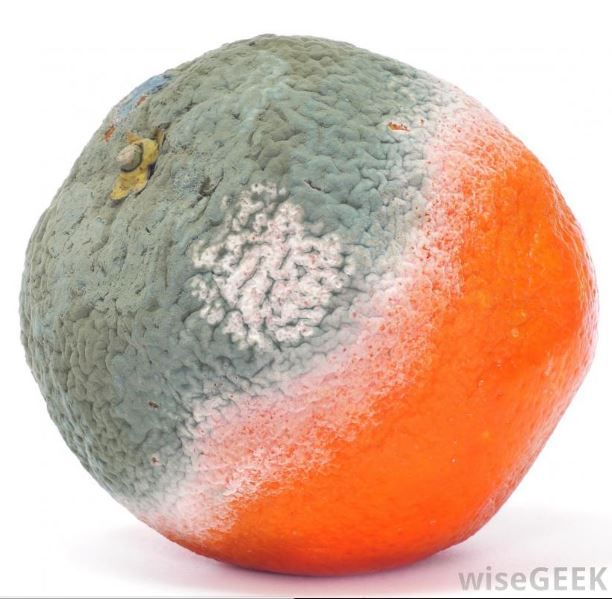
%> input picture orange4.png, 612 x 599 px, given in place of orange4.jpg, which was not available
$ octave --eval "PERUTOV;"   (GNU Octave 9; MATLAB toolbox functions it lacks are replaced by stand-ins)
%> lines starting %> are read from the running program, lines starting %| are printed output that depends on the picture; pictures that were not available may be replaced by others from this repository, and a replacement may not be noted
function PERUTOV

fid = fopen('C:\Users\Bar\Documents\Visual Studio 2017\Projects\Petutov\project\report.txt', 'wt');

%get the image path from user
% ?????? (get value from user into variable and open the releavent image

% vars
c = [200 200 200 300 300 300 300 300 300 400 400 400 500];
r = [200 300 400 100 200 300 400 500 550 200 300 400 300];
numDots = length(c);

% good values of orange colour (check what range considered good)
orange_r =[195 255];
orange_g =[75 180];
orange_b =[0 35];

% values ranges of dark colours (check what range considered bad)
black_r =[100 200];
black_g =[100 200];
black_b =[100 200];

% caculate the precentage (for file write)
%if (countColor>countBlacks)
%    countColor = (countColor/numDots)*100;
%else
%    countBlacks = (countBlacks/numDots)*100;
%end

%print to file
%organize the structure of printing to file as the following:
%X - good color count
%Y - bad color count
%fprintf(fid,'%d\n%d', countColor, countBlacks);

% second test

fid = fopen('C:\Users\Bar\Documents\Visual Studio 2017\Projects\Petutov\project\report.txt', 'wt');
 while(1);

 % reading the image pixels by coloumn and rows cordinates
RGB = imread('orange4.jpg');
%> RGB is the input picture: size 599x612x3 uint8; mean R, G, B 214.4, 180.8, 163.2
pixels = impixel(RGB, c, r);
%> pixels = 13 rows, first 12: [66 72 60; 176 179 172; 152 158 154; 155 168 150; 139 151 139; 222 203 199; 230 169 166; 255 104 31; 231 74 33; 206 203 194; 232 175 168; 246 102 49]
%%range = input(prompt,'s')

%
countBlacks = 0;
countColor = 0;

%
badCheckList = [0 0 0];
goodCheckList = [0 0 0];

for currPixel = 1:numDots
    for currPixelRGB = 1:numDots
		%check the red value of the pixel
		if (currPixelRGB == 1)
			if(pixels(currPixel,currPixelRGB) >= orange_r(1)) && (pixels(currPixel,currPixelRGB) <= orange_r(2))
				goodCheckList(currPixelRGB) = 1;
            end
			if(pixels(currPixel,currPixelRGB) >= black_r(1)) && (pixels(currPixel,currPixelRGB) <= black_r(2))
				badCheckList(currPixelRGB) = 1;
            end
        end
		%check the green value of the pixel
		if(currPixelRGB == 2)
			if(pixels(currPixel,currPixelRGB) >= orange_g(1) && pixels(currPixel,currPixelRGB) <= orange_g(2))
				goodCheckList(currPixelRGB) = 1;
            end
			if(pixels(currPixel,currPixelRGB) >= black_g(1) && pixels(currPixel,currPixelRGB) <= black_g(2))
				badCheckList(currPixelRGB) = 1;
            end
        end
		%check the blue value of the pixel
		if(currPixelRGB == 3)
			if(pixels(currPixel,currPixelRGB) >= orange_b(1)) && (pixels(currPixel,currPixelRGB) <= orange_b(2))
				goodCheckList(currPixelRGB) = 1;
            end
			if(pixels(currPixel,currPixelRGB) >= black_b(1)) && (pixels(currPixel,currPixelRGB) <= black_b(2))
				badCheckList(currPixelRGB) = 1;
            end
        end
    end
    % check if the pixel values correct to the right/bad color
    if(goodCheckList(1) == 1) && (goodCheckList(2) == 1) && (goodCheckList(3) == 1)
        countColor = countColor + 1;
    end
    if(badCheckList(1) == 1) && (badCheckList(2) == 1) && (badCheckList(3) == 1)
        countBlacks = countBlacks + 1;
    end

    % reset the checking values
    goodCheckList(1)=0;
    goodCheckList(2)=0;
    goodCheckList(3)=0;

    badCheckList(1)=0;
    badCheckList(2)=0;
    badCheckList(3)=0;
end
%> after the loop, badCheckList = [0 0 0]; countBlacks = 4; countColor = 2; goodCheckList = [0 0 0]

prompt = 'Enter the name of file:  '; % name of file


fname = input(prompt,'s'); % name of input image
%> the answer given: orange4.png
fruit = imread(fname);		% name of image in the program


width = 810;		%size of image ---> (resize)
images = {fruit};
%> images = 1 item

 dim = size(images{1}); %size images
%> dim = [599 612 3]
 images{1} = imresize(images{1},[width*dim(1)/dim(2) width],'bicubic');

 fruit = images{1};		%string of name

srgb2lab = makecform('srgb2lab');	%conver image
lab2srgb = makecform('lab2srgb');	%---//---

shadow_lab = applycform(fruit, srgb2lab); % convert to L*a*b*   %---//---
%> shadow_lab: size 793x810x3 uint8; mean of channels 1, 2, 3 196.3, 139.9, 143.4

% the values of luminosity can span a range from 0 to 100; scale them
% to [0 1] range (appropriate for MATLAB(R) intensity images of class double)
% before applying the three contrast enhancement techniques


max_luminosity = 1; 		%luminosity ---> ???????
L = shadow_lab(:,:,1)/max_luminosity;
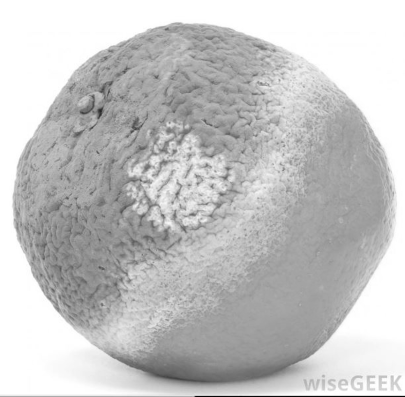
%> L: size 793x810 uint8 (shown at 1/2 size); min 2, max 255, mean 196.3

% replace the luminosity layer with the processed data and then convert
% the image back to the RGB colorspace

shadow_imadjust = shadow_lab;
shadow_imadjust(:,:,1) = imadjust(L)*max_luminosity;
%> shadow_imadjust: size 793x810x3 uint8; mean of channels 1, 2, 3 152.7, 139.9, 143.4
shadow_imadjust = applycform(shadow_imadjust, lab2srgb);
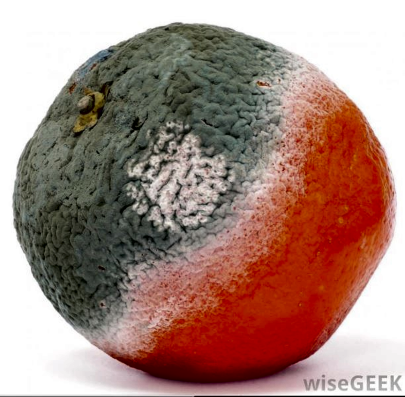
%> shadow_imadjust: size 793x810x3 uint8 (shown at 1/2 size); mean R, G, B 167.6, 136.4, 126.8

shadow_histeq = shadow_lab;
shadow_histeq(:,:,1) = histeq(L)*max_luminosity;
%> shadow_histeq: size 793x810x3 uint8; mean of channels 1, 2, 3 133, 139.9, 143.4
shadow_histeq = applycform(shadow_histeq, lab2srgb);
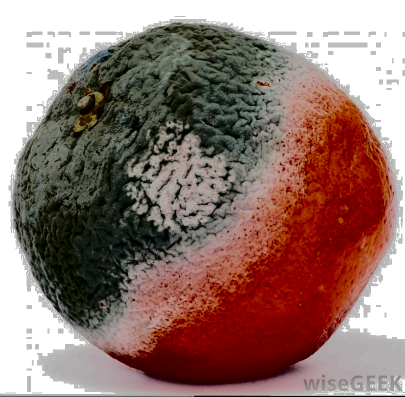
%> shadow_histeq: size 793x810x3 uint8 (shown at 1/2 size); mean R, G, B 147.4, 119.1, 112.1

shadow_adapthisteq = shadow_lab;
shadow_adapthisteq(:,:,1) = adapthisteq(L)*max_luminosity;
%> shadow_adapthisteq: size 793x810x3 uint8; mean of channels 1, 2, 3 177.7, 139.9, 143.4
shadow_adapthisteq = applycform(shadow_adapthisteq, lab2srgb);
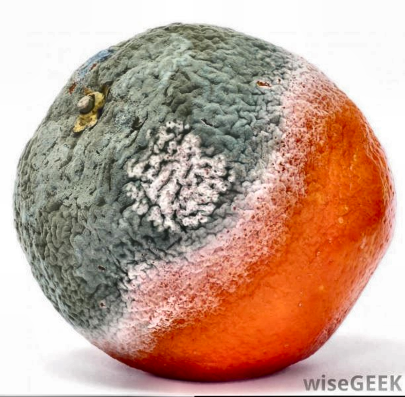
%> shadow_adapthisteq: size 793x810x3 uint8 (shown at 1/2 size); mean R, G, B 194.1, 161.6, 145.1


% convert the image in gray-scale
% red green blue ---> convert to gray-scale image
I = rgb2gray(fruit);
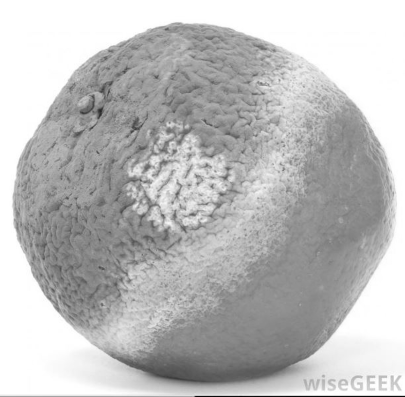
%> I: size 793x810 uint8 (shown at 1/2 size); min 4, max 255, mean 188.8
fruit_imadjust = imadjust(I,[0.35 0.9],[0 1]);
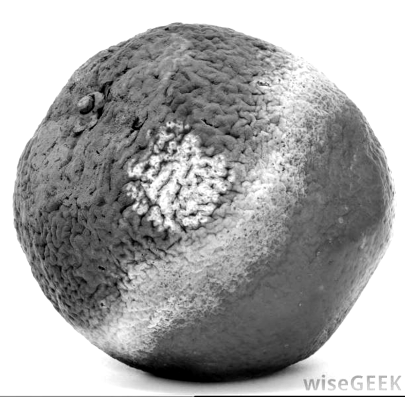
%> fruit_imadjust: size 793x810 uint8 (shown at 1/2 size); min 0, max 255, mean 167.9
m = 256; % number of sub gray collors

figure
% bar plot

[counts, binLocation] = imhist(I,m); %count bin location on axis (X side) and values of intensities (Y side)
%> counts = 256 values, max 145085 at index 256, min 0 at index 1, mean 2509.1; binLocation = 256 values from 0 to 255
bar(binLocation,counts, 'FaceColor', [0 .5 .5], 'EdgeColor', [0 .5 .5]); % bar ---> ||||| (column histogram)
axis([0 256 0 20000]);
colormap gray;
colorbar('SouthOutside');
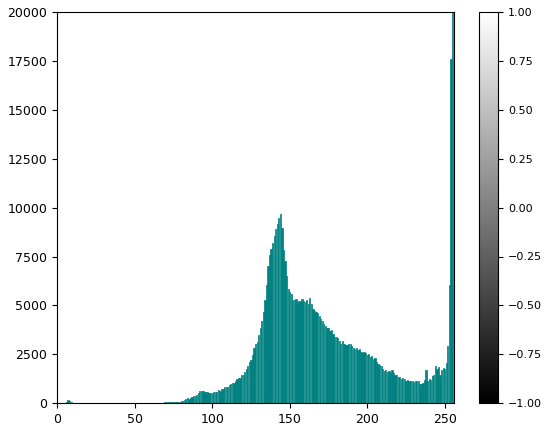
%> figure redrawn from the program's plot data; tallest bar 145085 high, from x = 254.6 to 255.4
% res1=0;
% res2=0;
% res3=0;
sum1 = 0;
for k=1:130
   sum1=sum1+counts(k);
end
%> this loop made 130 passes
%> sum1 on passes 1 to 8: 0, 0, 0, 0, 2, 11, 69, 224
%> after the loop, sum1 = 49619
res1 = sum1/130;
%> res1 = 381.7
sum2 = 0;
for k=131:190
   sum2=sum2+counts(k);
end
%> this loop made 60 passes
%> sum2 on passes 1 to 8: 3477, 7300, 11521, 16206, 21472, 27522, 34519, 42097
res2=sum2/59;
%> res2 = 5296.1
sum3 = 2;
for k=191:255
   sum3=sum3+counts(k);
end
%> this loop made 65 passes
%> sum3 on passes 1 to 8: 2920, 5752, 8546, 11346, 14056, 16805, 19399, 21941
%> after the loop, sum3 = 135161
res3=sum3/64;
%> res3 = 2111.9

% for k = 1:m % like ---> for(i=0;i<...;i++)
    fprintf (fid,'%10.2f\n%10.2f\n%10.2f\n%d\n%d', res1,res2,res3, countColor, countBlacks); % print results: counts ---> Y binLocation ---> X
    %fprintf(fid,'%d\n%d', countColor, countBlacks);
% end
%

% binLocation(k)--> after counts(k)%10.2f
str = {'Original', 'Imadjust', 'Adapthisteq', 'Original-gray', 'Imadjust-gray'};
%Figures
figure, imshow(fruit);
title(str{1});

figure;
% input images into sheet square
subplot(2,2,1),imshow(shadow_imadjust), title (str{2});
subplot(2,2,2),imshow(shadow_adapthisteq), title (str{3});
subplot(2,2,3), imshow(I), title (str{4});
subplot(2,2,4),imshow(fruit_imadjust), title (str{5});

% Report
prompt = 'If the fruit high quality or not? (yes/no):   ';% change
originality = input(prompt,'s');
%> the answer given: y

% fprintf (fid, ' %6s %6s \n', fname, originality);


answer=input('Do you want to continue, Y/N [Y]/[N]:','s');
%> the answer given: n
if (answer=='N' || answer=='n')
break
end


 end
 fclose(fid);
end

$ run again, with orange1.png copied over orange4.png
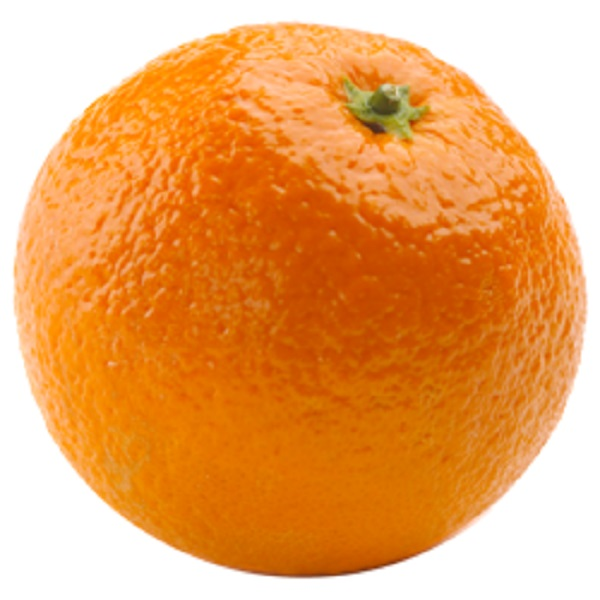
%> input picture orange1.png, 600 x 600 px, given in place of orange4.jpg, which was not available
%> in PERUTOV, RGB is the input picture: size 600x600x3 uint8; mean R, G, B 235.3, 165.5, 100.1
%> pixels = 13 rows, first 12: [227 94 0; 220 96 0; 230 121 2; 254 176 110; 210 80 2; 196 76 0; 217 116 2; 223 111 3; 204 101 0; 231 123 33; 196 81 0; 211 110 4]
%> after the loop in PERUTOV, `for currPixel = 1:numDots`: badCheckList = [0 0 0]; countBlacks = 0; countColor = 12; goodCheckList = [0 0 0]
%> images = 1 item
%> dim = [600 600 3]
%> shadow_lab: size 810x810x3 uint8; mean of channels 1, 2, 3 190.7, 152.8, 170.2
%> in PERUTOV, `fruit_imadjust = imadjust(I,[0.35 0.9],[0 1]);`:
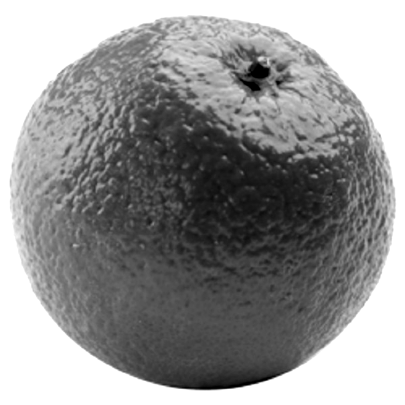
%> fruit_imadjust: size 810x810 uint8 (shown at 1/2 size); min 0, max 255, mean 149.2
%> counts = 256 values, max 180357 at index 256, min 0 at index 1, mean 2562.9; binLocation = 256 values from 0 to 255
%> in PERUTOV, `colorbar('SouthOutside');`:
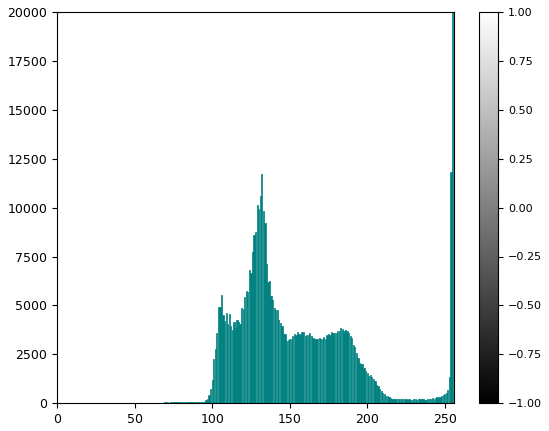
%> figure redrawn from the program's plot data; tallest bar 180357 high, from x = 254.6 to 255.4
%> the loop in PERUTOV, `for k=1:130` made 130 passes
%> sum1 on passes 1 to 8: 0, 0, 0, 0, 0, 0, 0, 0
%> after the loop in PERUTOV, `for k=1:130`: sum1 = 153923
%> res1 = 1184
%> the loop in PERUTOV, `for k=131:190` made 60 passes
%> sum2 on passes 1 to 8: 9928, 20538, 32252, 42100, 51297, 58436, 64653, 70886
%> res2 = 4440.3
%> the loop in PERUTOV, `for k=191:255` made 65 passes
%> sum3 on passes 1 to 8: 3325, 6323, 9197, 11749, 14042, 16108, 18096, 20123
%> after the loop in PERUTOV, `for k=191:255`: sum3 = 59847
%> res3 = 935.1

$ run again, with orange2.png copied over orange4.png
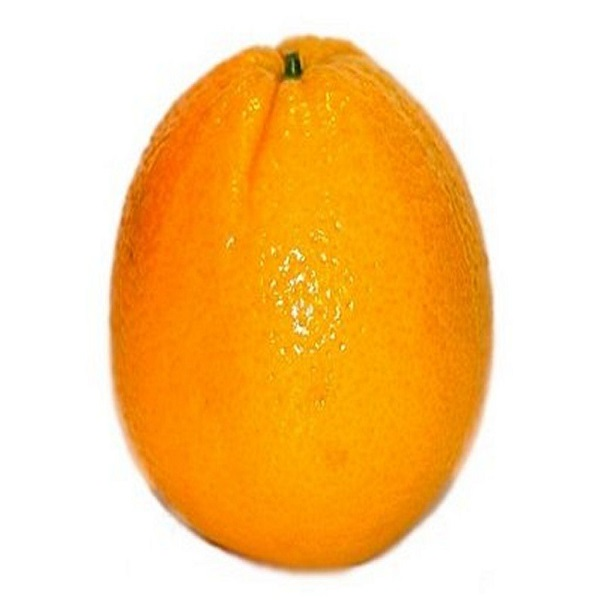
%> input picture orange2.png, 600 x 600 px, given in place of orange4.jpg, which was not available
%> in PERUTOV, RGB is the input picture: size 600x600x3 uint8; mean R, G, B 249.6, 205, 142.5
%> pixels = 13 rows, first 12: [250 124 1; 248 134 0; 252 146 2; 251 158 5; 252 165 0; 217 163 29; 248 166 2; 254 155 2; 240 128 0; 246 148 0; 253 160 3; 253 163 4]
%> after the loop in PERUTOV, `for currPixel = 1:numDots`: badCheckList = [0 0 0]; countBlacks = 0; countColor = 12; goodCheckList = [0 0 0]
%> images = 1 item
%> dim = [600 600 3]
%> shadow_lab: size 810x810x3 uint8; mean of channels 1, 2, 3 219.9, 142.7, 161.3
%> in PERUTOV, `fruit_imadjust = imadjust(I,[0.35 0.9],[0 1]);`:
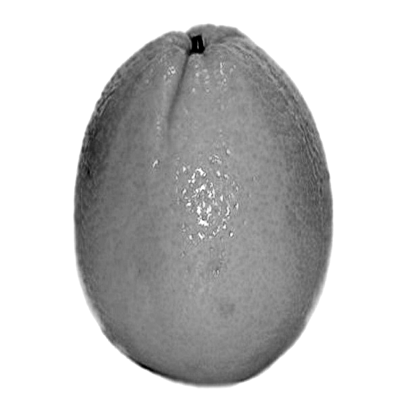
%> fruit_imadjust: size 810x810 uint8 (shown at 1/2 size); min 0, max 255, mean 197.3
%> counts = 256 values, max 299166 at index 256, min 0 at index 1, mean 2562.9; binLocation = 256 values from 0 to 255
%> in PERUTOV, `colorbar('SouthOutside');`:
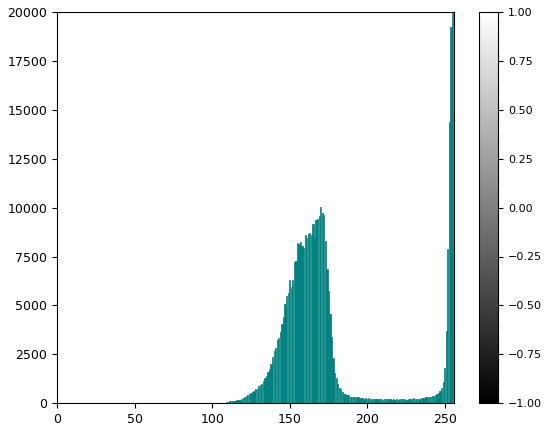
%> figure redrawn from the program's plot data; tallest bar 299166 high, from x = 254.6 to 255.4
%> the loop in PERUTOV, `for k=1:130` made 130 passes
%> sum1 on passes 1 to 8: 0, 0, 0, 0, 0, 0, 0, 0
%> after the loop in PERUTOV, `for k=1:130`: sum1 = 7423
%> res1 = 57.1
%> the loop in PERUTOV, `for k=131:190` made 60 passes
%> sum2 on passes 1 to 8: 857, 1791, 2784, 3896, 5167, 6557, 8140, 9898
%> res2 = 4840.4
%> the loop in PERUTOV, `for k=191:255` made 65 passes
%> sum3 on passes 1 to 8: 325, 658, 992, 1315, 1612, 1898, 2183, 2463
%> after the loop in PERUTOV, `for k=191:255`: sum3 = 63932
%> res3 = 998.9
